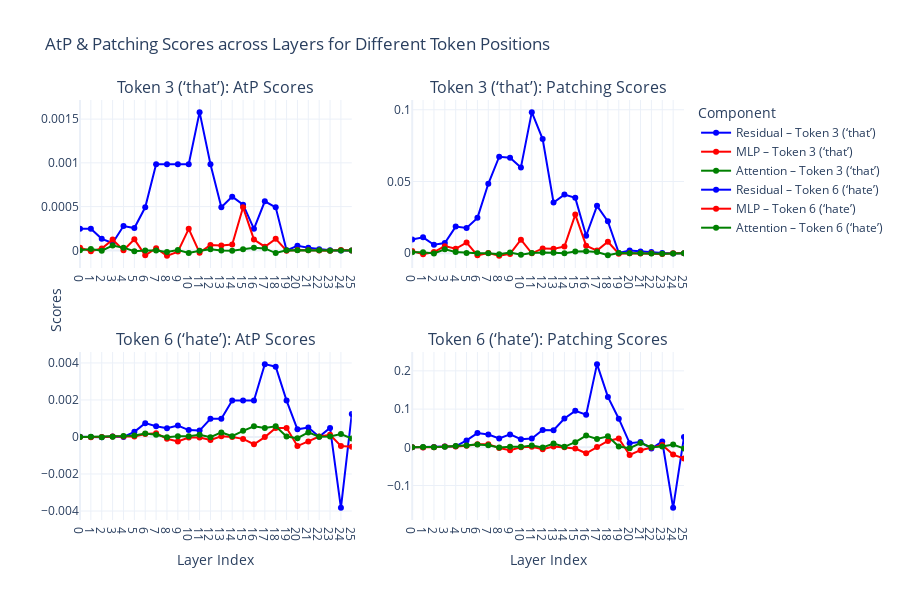

Notebook code cell kept with this figure:
### Code cell
plot_scores(
    resid_sfc_scores, 
    mlp_sfc_scores, 
    attn_sfc_scores,
    resid_patching_scores, 
    mlp_patching_scores, 
    attn_patching_scores,
    token_positions=[3, 6]
)

### Figure 1 — Plotly figure (JSON) as saved in the notebook; plotly's stock layout.template omitted (floating-point values rounded to 4 significant figures)
{"data": [{"line": {"color": "blue"}, "mode": "lines+markers", "name": "Residual – Token 3 (‘that’)", "type": "scatter", "x": [0, 1, 2, 3, 4, 5, 6, 7, 8, 9, 10, 11, 12, 13, 14, 15, 16, 17, 18, 19, 20, 21, 22, 23, 24, 25], "xaxis": "x", "y": [0.000246, 0.000246, 0.0001316, 8.488e-05, 0.0002785, 0.0002556, 0.0004921, 0.0009842, 0.0009842, 0.0009842, 0.0009842, 0.001579, 0.0009842, 0.0004921, 0.0006142, 0.0005226, 0.000246, 0.0005608, 0.0004921, 2.906e-07, 5.15e-05, 3.076e-05, 1.281e-05, 2.146e-06, -9.239e-07, 0], "yaxis": "y"}, {"line": {"color": "red"}, "mode": "lines+markers", "name": "MLP – Token 3 (‘that’)", "type": "scatter", "x": [0, 1, 2, 3, 4, 5, 6, 7, 8, 9, 10, 11, 12, 13, 14, 15, 16, 17, 18, 19, 20, 21, 22, 23, 24, 25], "xaxis": "x", "y": [3.016e-05, -1.019e-05, 2.146e-05, 0.000123, 8.27e-07, 0.0001259, -5.674e-05, 2.515e-05, -6.247e-05, -1.377e-05, 0.000246, -2.587e-05, 6.199e-05, 5.579e-05, 6.723e-05, 0.0004921, 0.000123, 4.196e-05, 0.0001316, -4.202e-06, 4.292e-06, 9.835e-07, -2.384e-07, -4.47e-06, 3.844e-06, 0], "yaxis": "y"}, {"line": {"color": "green"}, "mode": "lines+markers", "name": "Attention – Token 3 (‘that’)", "type": "scatter", "x": [0, 1, 2, 3, 4, 5, 6, 7, 8, 9, 10, 11, 12, 13, 14, 15, 16, 17, 18, 19, 20, 21, 22, 23, 24, 25], "xaxis": "x", "y": [1.952e-06, 1.597e-05, -4.351e-06, 5.555e-05, 3.123e-05, -1.073e-05, -2.623e-06, -2.295e-06, -1.931e-05, 4.47e-06, -3.076e-05, -3.621e-06, 1.252e-05, -5.625e-07, -4.262e-06, 1.365e-05, 3.076e-05, 2.205e-05, -3.076e-05, 1.468e-06, 4.843e-07, 1.55e-06, 1.015e-07, -3.74e-06, -1.922e-06, 0], "yaxis": "y"}, {"line": {"color": "blue"}, "mode": "lines+markers", "name": "Residual – Token 3 (‘that’)", "showlegend": false, "type": "scatter", "x": [0, 1, 2, 3, 4, 5, 6, 7, 8, 9, 10, 11, 12, 13, 14, 15, 16, 17, 18, 19, 20, 21, 22, 23, 24, 25], "xaxis": "x2", "y": [0.009593, 0.01111, 0.005932, 0.007147, 0.0186, 0.01757, 0.02468, 0.04844, 0.06728, 0.0666, 0.05986, 0.09835, 0.07956, 0.03538, 0.04088, 0.03862, 0.01221, 0.03305, 0.02225, 0.0002451, 0.002008, 0.001312, 0.0008024, 0.0001641, -0.0001446, 0], "yaxis": "y2"}, {"line": {"color": "red"}, "mode": "lines+markers", "name": "MLP – Token 3 (‘that’)", "showlegend": false, "type": "scatter", "x": [0, 1, 2, 3, 4, 5, 6, 7, 8, 9, 10, 11, 12, 13, 14, 15, 16, 17, 18, 19, 20, 21, 22, 23, 24, 25], "xaxis": "x2", "y": [0.00155, -0.0006057, 0.0008585, 0.004982, 0.003156, 0.007451, -0.001406, 0.00011, -0.001794, -0.0004683, 0.009496, -2.966e-05, 0.003366, 0.003076, 0.004674, 0.02694, 0.005315, 0.001872, 0.008036, -0.0002569, 3.598e-05, -0.0001028, -3.018e-05, -0.0004574, -4.339e-05, 0], "yaxis": "y2"}, {"line": {"color": "green"}, "mode": "lines+markers", "name": "Attention – Token 3 (‘that’)", "showlegend": false, "type": "scatter", "x": [0, 1, 2, 3, 4, 5, 6, 7, 8, 9, 10, 11, 12, 13, 14, 15, 16, 17, 18, 19, 20, 21, 22, 23, 24, 25], "xaxis": "x2", "y": [0.0006545, 0.0006638, -0.0001706, 0.002769, 0.0009158, 0.0002231, 4.693e-05, -6.1e-06, -0.0007235, 0.0005231, -0.001032, 0.000118, 0.0005895, 0.0004301, 6.459e-05, 0.001155, 0.001459, 0.0008809, -0.001372, 0.0001178, -5.631e-05, -2.982e-05, -0.0001932, -0.0002907, -0.0001635, 0], "yaxis": "y2"}, {"line": {"color": "blue"}, "mode": "lines+markers", "name": "Residual – Token 6 (‘hate’)", "type": "scatter", "x": [0, 1, 2, 3, 4, 5, 6, 7, 8, 9, 10, 11, 12, 13, 14, 15, 16, 17, 18, 19, 20, 21, 22, 23, 24, 25], "xaxis": "x3", "y": [6.437e-06, -7.331e-06, -1.156e-05, 2.253e-05, 3.174e-06, 0.0002804, 0.0007477, 0.0005836, 0.0004787, 0.0006142, 0.0003738, 0.0003452, 0.0009842, 0.0009842, 0.001968, 0.001968, 0.001968, 0.003937, 0.003799, 0.001968, 0.0004139, 0.0005074, 1.454e-05, 0.0004921, -0.00383, 0.001244], "yaxis": "y3"}, {"line": {"color": "red"}, "mode": "lines+markers", "name": "MLP – Token 6 (‘hate’)", "type": "scatter", "x": [0, 1, 2, 3, 4, 5, 6, 7, 8, 9, 10, 11, 12, 13, 14, 15, 16, 17, 18, 19, 20, 21, 22, 23, 24, 25], "xaxis": "x3", "y": [1.296e-06, -1.335e-05, -7.272e-06, 2.909e-05, 2.301e-05, 3.219e-05, 0.0001564, 0.0001984, -9.251e-05, -0.000246, -3.123e-05, -3.219e-05, -0.0001583, 3.386e-05, -6.199e-06, -0.0001025, -0.0003929, -6.497e-06, 0.0004921, 0.0004921, -0.0004921, -0.0002499, 2.313e-05, 0.0001159, -0.0004883, -0.0005226], "yaxis": "y3"}, {"line": {"color": "green"}, "mode": "lines+markers", "name": "Attention – Token 6 (‘hate’)", "type": "scatter", "x": [0, 1, 2, 3, 4, 5, 6, 7, 8, 9, 10, 11, 12, 13, 14, 15, 16, 17, 18, 19, 20, 21, 22, 23, 24, 25], "xaxis": "x3", "y": [-5.774e-07, 9e-06, -9.12e-06, 1.252e-05, 4.888e-05, 7.582e-05, 0.0001917, 0.0001249, -1.609e-05, 3.457e-05, 3.624e-05, 0.000123, -1.067e-05, 0.000246, 4.268e-05, 0.0003338, 0.000576, 0.0004921, 0.0005798, 2.587e-05, -6.723e-05, 0.000246, 1.454e-05, 2.503e-05, 0.0001593, -8.774e-05], "yaxis": "y3"}, {"line": {"color": "blue"}, "mode": "lines+markers", "name": "Residual – Token 6 (‘hate’)", "showlegend": false, "type": "scatter", "x": [0, 1, 2, 3, 4, 5, 6, 7, 8, 9, 10, 11, 12, 13, 14, 15, 16, 17, 18, 19, 20, 21, 22, 23, 24, 25], "xaxis": "x4", "y": [0.0002988, 0.0003205, 0.0005004, 0.002228, 0.002424, 0.01795, 0.03729, 0.03324, 0.02315, 0.03381, 0.0212, 0.02311, 0.04521, 0.04471, 0.07548, 0.09547, 0.08518, 0.2175, 0.1319, 0.07484, 0.01078, 0.01375, -0.003339, 0.01509, -0.1584, 0.02707], "yaxis": "y4"}, {"line": {"color": "red"}, "mode": "lines+markers", "name": "MLP – Token 6 (‘hate’)", "showlegend": false, "type": "scatter", "x": [0, 1, 2, 3, 4, 5, 6, 7, 8, 9, 10, 11, 12, 13, 14, 15, 16, 17, 18, 19, 20, 21, 22, 23, 24, 25], "xaxis": "x4", "y": [-0.0001125, -0.0003779, 0.0002942, 0.002298, 0.001938, 0.003971, 0.008219, 0.008224, -0.001972, -0.007462, 0.000208, 0.001293, -0.004936, 0.001979, 5.579e-05, -0.003401, -0.01565, 0.0008294, 0.01671, 0.02316, -0.02006, -0.007548, -0.0008152, 0.005768, -0.01907, -0.02918], "yaxis": "y4"}, {"line": {"color": "green"}, "mode": "lines+markers", "name": "Attention – Token 6 (‘hate’)", "showlegend": false, "type": "scatter", "x": [0, 1, 2, 3, 4, 5, 6, 7, 8, 9, 10, 11, 12, 13, 14, 15, 16, 17, 18, 19, 20, 21, 22, 23, 24, 25], "xaxis": "x4", "y": [1.673e-05, 0.0005644, 4.271e-05, 0.001157, 0.003276, 0.004851, 0.007563, 0.005104, -0.0005028, 0.001536, 0.00114, 0.004822, -0.000336, 0.009705, 0.001297, 0.01341, 0.03075, 0.02176, 0.02875, 0.001909, -0.002287, 0.01106, 0.0004603, 0.002019, 0.007327, -0.00317], "yaxis": "y4"}], "layout": {"annotations": [{"font": {"size": 16}, "showarrow": false, "text": "Token 3 (‘that’): AtP Scores", "x": 0.225, "xanchor": "center", "xref": "paper", "y": 1, "yanchor": "bottom", "yref": "paper"}, {"font": {"size": 16}, "showarrow": false, "text": "Token 3 (‘that’): Patching Scores", "x": 0.775, "xanchor": "center", "xref": "paper", "y": 1, "yanchor": "bottom", "yref": "paper"}, {"font": {"size": 16}, "showarrow": false, "text": "Token 6 (‘hate’): AtP Scores", "x": 0.225, "xanchor": "center", "xref": "paper", "y": 0.4, "yanchor": "bottom", "yref": "paper"}, {"font": {"size": 16}, "showarrow": false, "text": "Token 6 (‘hate’): Patching Scores", "x": 0.775, "xanchor": "center", "xref": "paper", "y": 0.4, "yanchor": "bottom", "yref": "paper"}, {"font": {"size": 14}, "showarrow": false, "text": "Scores", "textangle": -90, "x": -0.06, "xref": "paper", "y": 0.5, "yref": "paper"}], "height": 600, "legend": {"title": {"text": "Component"}}, "showlegend": true, "title": {"text": "AtP & Patching Scores across Layers for Different Token Positions"}, "xaxis": {"anchor": "y", "domain": [0, 0.45], "dtick": 1, "range": [0, 25]}, "xaxis2": {"anchor": "y2", "domain": [0.55, 1], "dtick": 1, "range": [0, 25]}, "xaxis3": {"anchor": "y3", "domain": [0, 0.45], "dtick": 1, "range": [0, 25], "title": {"text": "Layer Index"}}, "xaxis4": {"anchor": "y4", "domain": [0.55, 1], "dtick": 1, "range": [0, 25], "title": {"text": "Layer Index"}}, "yaxis": {"anchor": "x", "domain": [0.6, 1]}, "yaxis2": {"anchor": "x2", "domain": [0.6, 1]}, "yaxis3": {"anchor": "x3", "domain": [0, 0.4]}, "yaxis4": {"anchor": "x4", "domain": [0, 0.4]}}}
